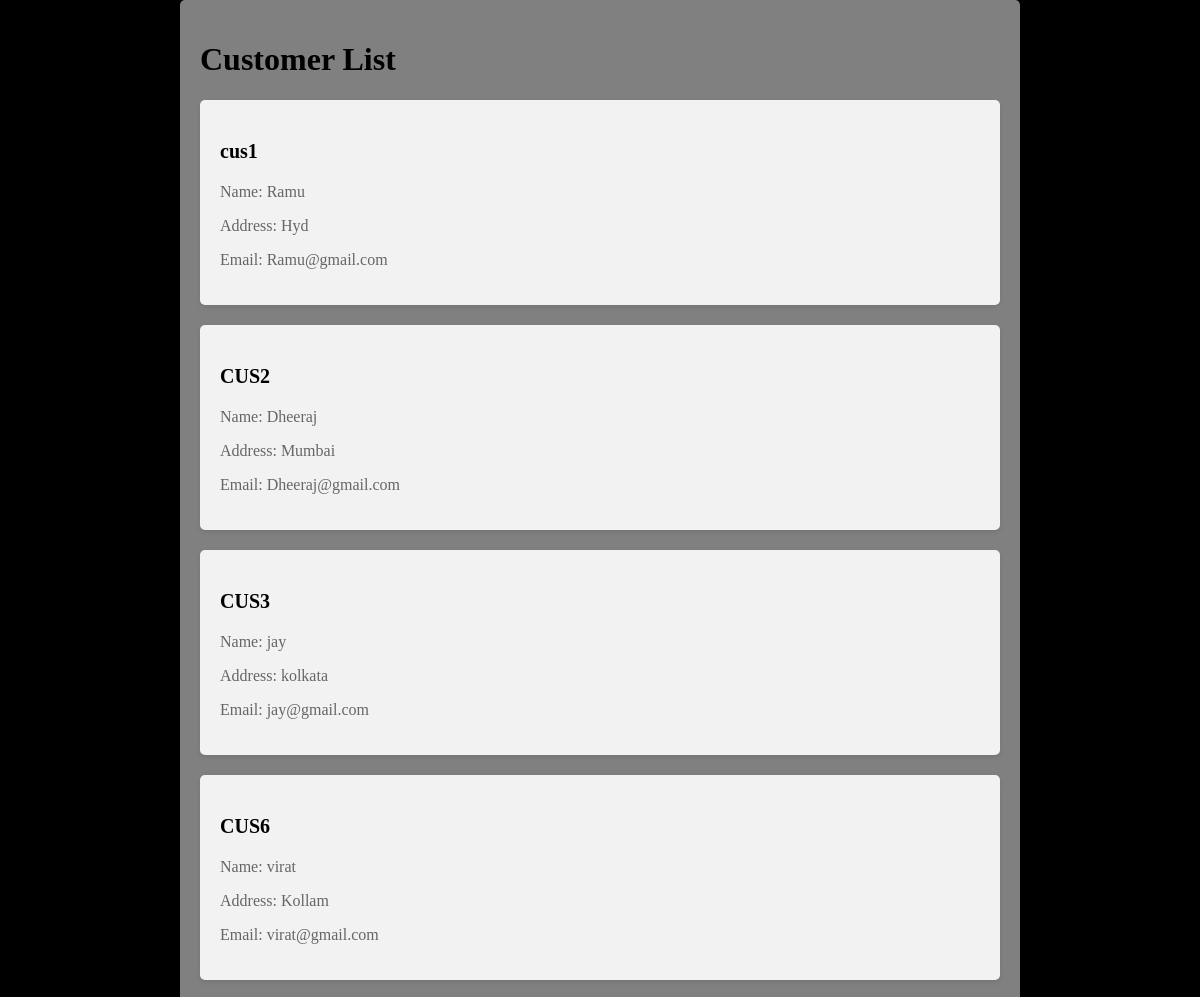
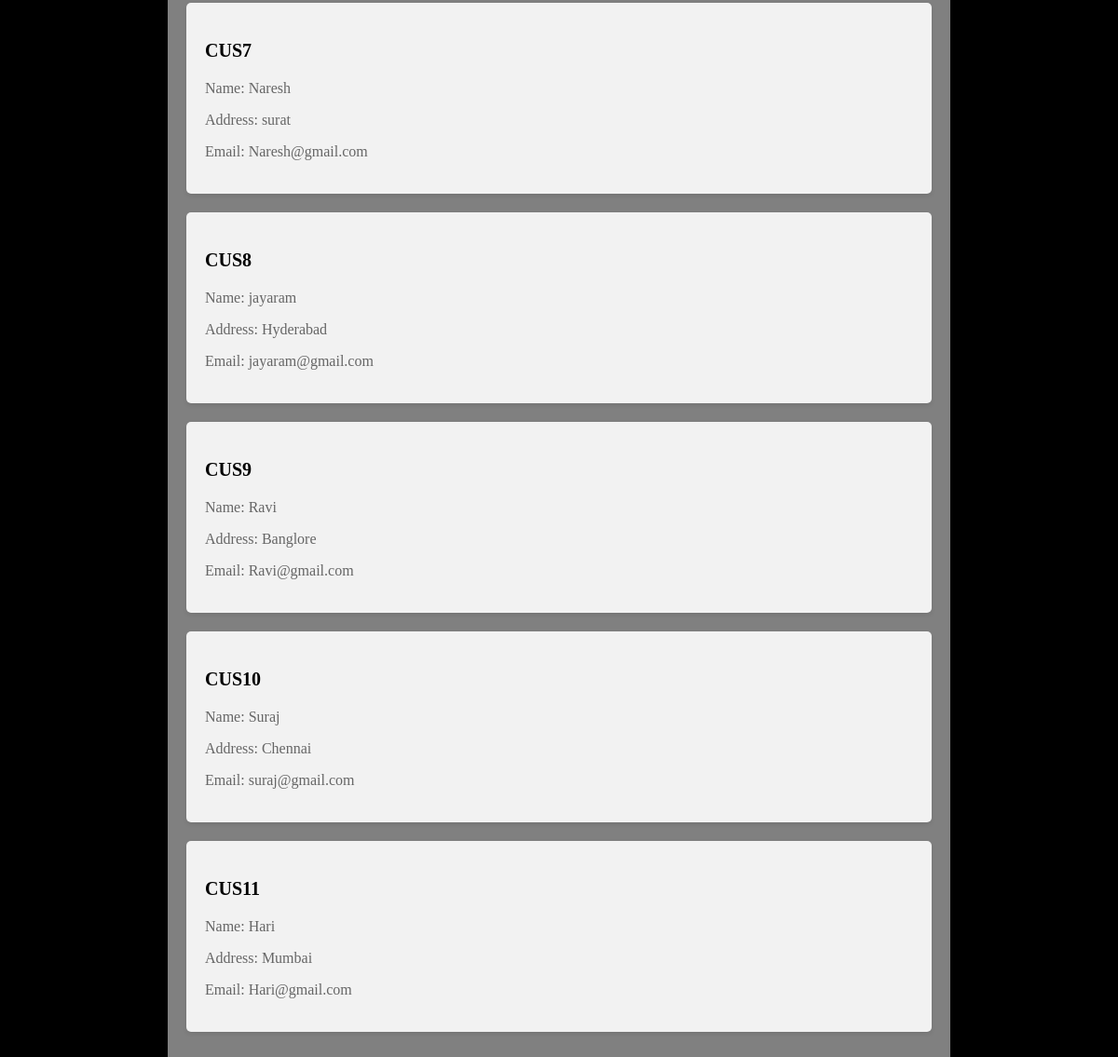
The page /show-customers on the database its author committed (2 pictures, top to bottom).
### tables this page shows
CREATE TABLE customer (cust_id varchar(30),cust_name varchar(20),cust_addr varchar(20),cust_mail varchar(30));

### app.py (the view)
@app.route('/show-customers')
def customer_show():
    conn=sqlite3.connect('ims.db')
    cn=conn.cursor()
    cn.execute("select * from customer")
    data=[]
    for i in cn.fetchall():
        customer={}
        customer['customer_id']=i[0]
        customer['customer_name']=i[1]
        customer['customer_addr']=i[2]
        customer['customer_email']=i[3]
        data.append(customer)
    return render_template('showcustomers.html',data=data)

### templates/showcustomers.html (shortened to what this page needs)
<!DOCTYPE html>
<html>
<head>
</head>
<body>
    <div class="container">
        <h1>Customer List</h1>
        <ul class="customer-list">
            {% for customer in data %}
                <li class="customer-item">
                    <h3 class="customer-id">{{ customer['customer_id'] }}</h3>
                    <div class="customer-details">
                        <p>Name: {{ customer['customer_name'] }}</p>
                        <p>Address: {{ customer['customer_addr'] }}</p>
                        <p>Email: {{ customer['customer_email'] }}</p>
                    </div>
                </li>
            {% endfor %}
        </ul>
    </div>
</body>
</html>

### templates/showcustomers.html (style rules this page uses)
body { background-color: black; margin: 0; padding: 0; }
.container { max-width: 800px; margin: 0 auto; padding: 20px; background-color: grey; border-radius: 5px; box-shadow: 0 0 10px rgba(0, 0, 0, 0.2); animation: fade-in 1s ease-out; }
.customer-list { list-style: none; padding: 0; }
.customer-item { background-color: #f2f2f2; margin-bottom: 20px; padding: 20px; border-radius: 5px; box-shadow: 0 2px 5px rgba(0, 0, 0, 0.1); animation: fade-in 1s ease-out; }
.customer-id { font-size: 20px; font-weight: bold; }
.customer-details { margin-top: 10px; color: #666666; }

### rows shown on the page
customer: customer_id "cus1", customer_name "Ramu", customer_addr "Hyd", customer_email "Ramu@gmail.com"
customer: customer_id "CUS2", customer_name "Dheeraj", customer_addr "Mumbai", customer_email "Dheeraj@gmail.com"
customer: customer_id "CUS3", customer_name "jay", customer_addr "kolkata", customer_email "jay@gmail.com"
customer: customer_id "CUS6", customer_name "virat", customer_addr "Kollam", customer_email "virat@gmail.com"
customer: customer_id "CUS7", customer_name "Naresh", customer_addr "surat", customer_email "Naresh@gmail.com"
customer: customer_id "CUS8", customer_name "jayaram", customer_addr "Hyderabad", customer_email "jayaram@gmail.com"
customer: customer_id "CUS9", customer_name "Ravi", customer_addr "Banglore", customer_email "Ravi@gmail.com"
customer: customer_id "CUS10", customer_name "Suraj", customer_addr "Chennai", customer_email "suraj@gmail.com"
customer: customer_id "CUS11", customer_name "Hari", customer_addr "Mumbai", customer_email "Hari@gmail.com"
